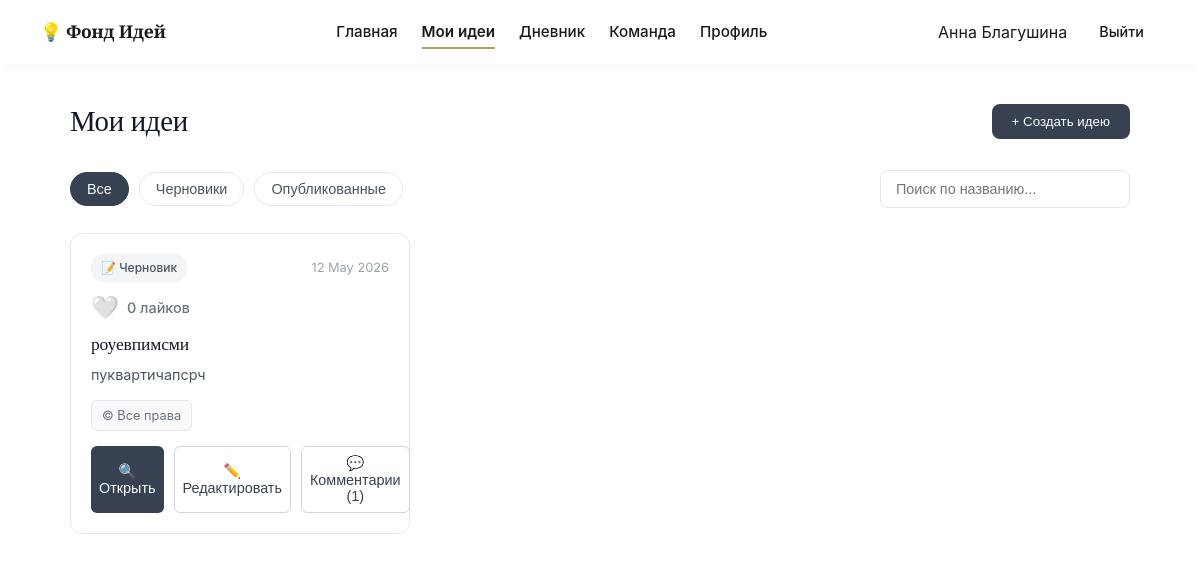
Page /ideas (signed in) on the earlier database version.
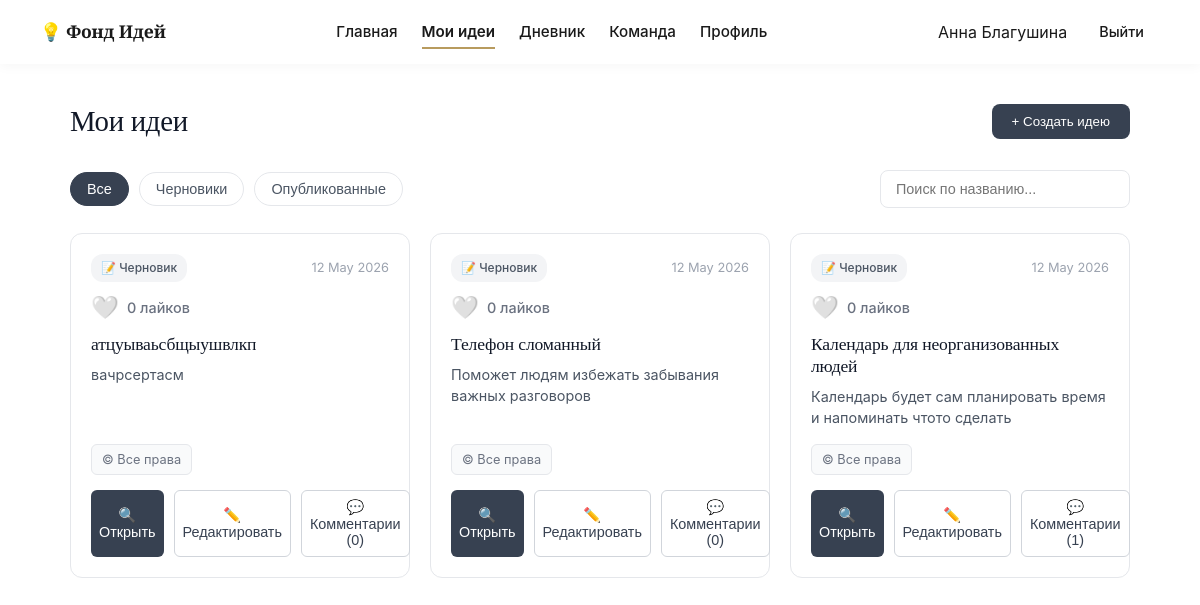
Same page on the later database version.
### data/models.py (models this page shows, shortened)
class User(db.Model):
    id = db.Column(db.Integer, primary_key=True)
    username = db.Column(db.String(80), nullable=False)
    email = db.Column(db.String(120), unique=True, nullable=False)
    password_hash = db.Column(db.String(256))
    bio = db.Column(db.Text, default="Основатель стартапа в области EdTech...")
    about_me = db.Column(db.Text, default="")
    city = db.Column(db.String(100), default="Москва, Россия")
    joined_year = db.Column(db.String(10), default="2026")
    is_email_visible = db.Column(db.Boolean, default=True)
    is_city_visible = db.Column(db.Boolean, default=True)
    is_photo_visible = db.Column(db.Boolean, default=True)
    is_skills_visible = db.Column(db.Boolean, default=True)
    is_description_visible = db.Column(db.Boolean, default=True)
    is_ideas_visible = db.Column(db.Boolean, default=True)
    is_team_visible = db.Column(db.Boolean, default=True)
    ideas = db.relationship('Idea', backref='author', lazy=True)
    diary_entries = db.relationship('DiaryEntry', backref='owner', lazy=True)
    skills = db.relationship('Skill', backref='owner_skill', lazy=True)

class Idea(db.Model):
    id = db.Column(db.Integer, primary_key=True)
    user_id = db.Column(db.Integer, db.ForeignKey('user.id'), nullable=False)
    title = db.Column(db.String(200), nullable=False)
    description = db.Column(db.Text)
    category = db.Column(db.String(50))
    visibility = db.Column(db.String(20), default='draft')
    license = db.Column(db.String(20), default='all_rights')
    tags = db.Column(db.String(200))
    date = db.Column(db.String(50))

### app.py (the view)
@app.route('/ideas')
def ideas():
    user = get_current_user()
    if not user:
        return redirect(url_for('index'))
    liked_ideas = {l.idea_id for l in Like.query.filter_by(user_id=user.id).all()}
    return render_template('ideas.html', username=user.username, user=user, liked_ideas=liked_ideas)

### app.py (called while the page is built)
def get_current_user():
    if 'user_id' in session:
        return User.query.get(session['user_id'])
    return None

### templates/ideas.html (shortened to what this page needs)
<!DOCTYPE html>
<html lang="ru">
<head>
    <link rel="stylesheet" href="{{ url_for('static', filename='css/styles.css') }}">
    <link rel="stylesheet" href="{{ url_for('static', filename='css/ideas.css') }}">
    <link rel="stylesheet" href="{{ url_for('static', filename='css/dashboard.css') }}">
</head>
<body class="dash-body">
    <nav class="navbar">
        <div class="nav-brand">💡 Фонд Идей</div>
        <div class="nav-links">
            <a href="{{ url_for('dashboard') }}">Главная</a>
            <a href="{{ url_for('ideas') }}" class="active">Мои идеи</a>
            <a href="{{ url_for('diary') }}">Дневник</a>
            <a href="{{ url_for('team') }}">Команда</a>
            <a href="{{ url_for('profile') }}">Профиль</a>
        </div>
        <div class="nav-user">
            <span>{{ username }}</span>
            <a href="{{ url_for('logout') }}" class="btn-logout">Выйти</a>
        </div>
    </nav>
    <main class="ideas-main">
        <div class="ideas-header">
            <h1>Мои идеи</h1>
            <button class="btn-create" onclick="openModal()">+ Создать идею</button>
        </div>
        <div class="ideas-controls">
            <div class="filters">
                <button class="filter-btn active" data-filter="all">Все</button>
                <button class="filter-btn" data-filter="draft">Черновики</button>
                <button class="filter-btn" data-filter="published">Опубликованные</button>
            </div>
            <div class="search-box">
                <input type="text" id="searchInput" placeholder="Поиск по названию...">
            </div>
        </div>
        <div class="ideas-grid" id="ideasGrid">
            {% if user.ideas %}
                {% for idea in user.ideas|reverse %}
                <div class="idea-card"
                     data-id="{{ idea.id }}"
                     data-title="{{ idea.title | e }}"
                     data-desc="{{ idea.description | e }}"
                     data-category="{{ idea.category }}"
                     data-visibility="{{ idea.visibility }}"
                     data-license="{{ idea.license }}"
                     data-tags="{{ idea.tags | e }}"
                     data-date="{{ idea.date }}">
                    <div class="card-header">
                        <span class="badge {{ 'published' if idea.visibility == 'published' else ('private' if idea.visibility == 'private' else 'draft') }}">
                            {{ '🌍 Опубликована' if idea.visibility == 'published' else ('🔒 Приватная' if idea.visibility == 'private' else '📝 Черновик') }}
                        </span>
                        <span class="date">{{ idea.date }}</span>
                    </div>
                    <div class="idea-likes" style="display: flex; align-items: center; gap: 8px; margin-bottom: 12px; color: #6b7280; font-size: 0.9rem;">
                        <form action="/like_idea/{{ idea.id }}" method="POST" style="display: inline;">
                            <button type="submit" style="background: none; border: none; cursor: pointer; font-size: 1.4rem; padding: 0; transition: transform 0.2s;" onmouseover="this.style.transform='scale(1.2)'" onmouseout="this.style.transform='scale(1)'">
                                {{ '❤️' if idea.id in liked_ideas else '🤍' }}
                            </button>
                        </form>
                        <span style="font-weight: 500;">{{ idea.likes|length }} лайков</span>
                    </div>
                    <h3>{{ idea.title }}</h3>
                    <p>{{ idea.description }}</p>
                    <div class="card-tags">
                        <span class="license-badge">
                            {{ '© Все права' if idea.license == 'all_rights' else
                               'CC BY' if idea.license == 'cc_by' else
                               'CC BY-SA' if idea.license == 'cc_by_sa' else
                               'CC BY-NC' if idea.license == 'cc_by_nc' else
                               'MIT' if idea.license == 'mit' else
                               'Public Domain' }}
                        </span>
                    </div>
                    <div class="card-actions">
                        <button class="action-btn" onclick="openViewModal(this.closest('.idea-card'))">🔍 Открыть</button>
                        <button class="action-btn outline" onclick="openEditModal(this.closest('.idea-card'))">✏️ Редактировать</button>
                        <button class="action-btn outline" onclick="openCommentsModal({{ idea.id }})">💬 Комментарии ({{ idea.comments|length }})</button>
                    </div>
                </div>
                {% endfor %}
            {% endif %}
        </div>
    </main>
</body>
</html>

### static/css/styles.css (style rules this page uses)
:root { --bg-paper: #F9F7F3; --bg-white: #FFFFFF; --bg-edge: #F1EDE6; --text-ink: #1A1A1A; --text-pencil: #6B6B6B; --text-light: #9CA3AF; --accent-binding: #8B3A3A; --accent-binding-hover: #6B2D2D; --accent-foil: #B89B5E; --accent-foil-light: #D4C5A3; --border-paper: #E8E3DB; --border-dark: #D4CFC5; --shadow-soft: 0 4px 20px rgba(26, 26, 26, 0.06); --shadow-medium: 0 8px 30px rgba(26, 26, 26, 0.08); --shadow-card: 0 2px 12px rgba(26, 26, 26, 0.04); --radius-sm: 8px; --radius-md: 12px; --radius-lg: 16px; --ease-smooth: cubic-bezier(0.25, 0.1, 0.25, 1); --transition-base: all 0.3s var(--ease-smooth); }
* { margin: 0; padding: 0; box-sizing: border-box; }
body { font-family: 'Inter', -apple-system, BlinkMacSystemFont, 'Segoe UI', sans-serif; background: var(--bg-paper); color: var(--text-ink); line-height: 1.65; -webkit-font-smoothing: antialiased; -moz-osx-font-smoothing: grayscale; }
h1, h2, h3, h4, h5, h6 { font-family: 'Cormorant Garamond', Georgia, serif; font-weight: 500; line-height: 1.25; letter-spacing: -0.01em; color: var(--text-ink); }
.navbar { height: 72px; padding: 0 48px; background: var(--bg-white); display: flex; align-items: center; justify-content: space-between; border-bottom: 1px solid var(--border-paper); box-shadow: var(--shadow-card); position: sticky; top: 0; z-index: 100; }
.nav-brand { font-family: 'Cormorant Garamond', serif; font-weight: 600; font-size: 1.4rem; color: var(--text-ink); letter-spacing: -0.01em; }
.nav-links { display: flex; gap: 32px; }
.nav-links a { text-decoration: none; color: var(--text-pencil); font-weight: 500; font-size: 0.95rem; transition: var(--transition-base); position: relative; padding: 4px 0; }
.nav-links a::after { content: ''; position: absolute; bottom: 0; left: 0; width: 0; height: 2px; background: var(--accent-foil); transition: width 0.3s var(--ease-smooth); }
.nav-links a.active, .nav-links a:hover { color: var(--text-ink); font-weight: 600; }
.nav-links a.active::after, .nav-links a:hover::after { width: 100%; }
.nav-user { display: flex; align-items: center; gap: 20px; }
.btn-logout { color: var(--accent-binding); text-decoration: none; font-weight: 500; font-size: 0.9rem; transition: var(--transition-base); padding: 8px 16px; border-radius: var(--radius-sm); }

### static/css/dashboard.css (style rules this page uses)
.dash-body { background: var(--bg-white); min-height: 100vh; }
.navbar { height: 64px; padding: 0 40px; background: var(--gray-nav); display: flex; align-items: center; justify-content: space-between; border-bottom: 1px solid var(--border); }
.nav-brand { font-weight: 700; font-size: 1.1rem; color: var(--text-main); }
.nav-links { display: flex; gap: 24px; }
.nav-links a { text-decoration: none; color: var(--text-sec); font-weight: 500; font-size: 0.95rem; transition: 0.2s; }
.nav-links a.active, .nav-links a:hover { color: var(--text-main); font-weight: 600; }
.nav-user { display: flex; align-items: center; gap: 16px; }
.btn-logout { color: var(--accent); text-decoration: none; font-weight: 500; }

Differences in the rows shown:
added Idea: visibility "📝 Черновик", date "12 May 2026", id "🤍", likes|length "0", title "атцуываьсбщыушвлкп", description "вачрсертасм", license "© Все права", comments|length "0"
added Idea: visibility "📝 Черновик", date "12 May 2026", id "🤍", likes|length "0", title "Телефон сломанный", description "Поможет людям избежать забывания важных разговоров", license "© Все права", comments|length "0"
changed Idea: title "роуевпимсми" → "Календарь для неорганизованных людей"; description "пуквартичапсрч" → "Календарь будет сам планировать время и напоминать чтото сделать"
